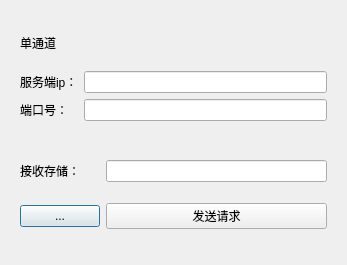
<?xml version="1.0" encoding="UTF-8"?>
<ui version="4.0">
 <class>ConnectDialogsin</class>
 <widget class="QDialog" name="ConnectDialogsin">
  <property name="geometry">
   <rect>
    <x>0</x>
    <y>0</y>
    <width>347</width>
    <height>265</height>
   </rect>
  </property>
  <property name="windowTitle">
   <string>Dialog</string>
  </property>
  <layout class="QGridLayout" name="gridLayout_3">
   <item row="0" column="0">
    <widget class="QWidget" name="widget" native="true">
     <layout class="QGridLayout" name="gridLayout">
      <item row="0" column="0">
       <widget class="QLabel" name="label">
        <property name="text">
         <string>单通道</string>
        </property>
       </widget>
      </item>
      <item row="1" column="0">
       <widget class="QLabel" name="label_ip">
        <property name="text">
         <string>服务端ip：</string>
        </property>
       </widget>
      </item>
      <item row="1" column="1">
       <widget class="QLineEdit" name="lineEdit_ip"/>
      </item>
      <item row="2" column="0">
       <widget class="QLabel" name="label_port">
        <property name="text">
         <string>端口号：</string>
        </property>
       </widget>
      </item>
      <item row="2" column="1">
       <widget class="QLineEdit" name="lineEdit_port"/>
      </item>
     </layout>
    </widget>
   </item>
   <item row="1" column="0">
    <widget class="QWidget" name="widget_2" native="true">
     <layout class="QGridLayout" name="gridLayout_2">
      <item row="0" column="0">
       <widget class="QLabel" name="label_2">
        <property name="text">
         <string>接收存储：</string>
        </property>
       </widget>
      </item>
      <item row="0" column="1">
       <widget class="QLineEdit" name="lineEdit_recpath"/>
      </item>
      <item row="1" column="0">
       <widget class="QPushButton" name="pushButton_recssave">
        <property name="text">
         <string>...</string>
        </property>
       </widget>
      </item>
      <item row="1" column="1">
       <widget class="QPushButton" name="pushButton_connect">
        <property name="text">
         <string>发送请求</string>
        </property>
       </widget>
      </item>
     </layout>
    </widget>
   </item>
  </layout>
 </widget>
 <resources/>
 <connections/>
</ui>
